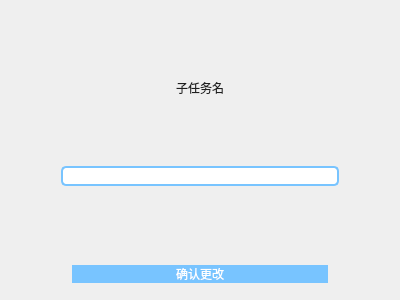
<?xml version="1.0" encoding="UTF-8"?>
<ui version="4.0">
 <class>edit_subtask</class>
 <widget class="QDialog" name="edit_subtask">
  <property name="geometry">
   <rect>
    <x>0</x>
    <y>0</y>
    <width>400</width>
    <height>300</height>
   </rect>
  </property>
  <property name="windowTitle">
   <string>Dialog</string>
  </property>
  <layout class="QGridLayout" name="gridLayout">
   <item row="0" column="0">
    <layout class="QVBoxLayout" name="verticalLayout" stretch="2,2,1,2">
     <property name="sizeConstraint">
      <enum>QLayout::SetNoConstraint</enum>
     </property>
     <property name="leftMargin">
      <number>10</number>
     </property>
     <property name="topMargin">
      <number>5</number>
     </property>
     <property name="rightMargin">
      <number>10</number>
     </property>
     <property name="bottomMargin">
      <number>5</number>
     </property>
     <item>
      <widget class="QLabel" name="label">
       <property name="styleSheet">
        <string notr="true">font: 20 14pt '微软雅黑 Light';
color: rgb(31,31,31);</string>
       </property>
       <property name="text">
        <string>子任务名</string>
       </property>
       <property name="alignment">
        <set>Qt::AlignCenter</set>
       </property>
      </widget>
     </item>
     <item>
      <layout class="QHBoxLayout" name="horizontalLayout" stretch="0,3,0">
       <property name="sizeConstraint">
        <enum>QLayout::SetNoConstraint</enum>
       </property>
       <item>
        <spacer name="horizontalSpacer">
         <property name="orientation">
          <enum>Qt::Horizontal</enum>
         </property>
         <property name="sizeHint" stdset="0">
          <size>
           <width>40</width>
           <height>20</height>
          </size>
         </property>
        </spacer>
       </item>
       <item>
        <widget class="QLineEdit" name="input_subtask_name">
         <property name="styleSheet">
          <string notr="true">font: 25 13pt '微软雅黑 Light';
color: rgb(31,31,31);
padding-left:20px;
border:2px solid rgb(120,196,255);
border-radius:5px;</string>
         </property>
        </widget>
       </item>
       <item>
        <spacer name="horizontalSpacer_5">
         <property name="orientation">
          <enum>Qt::Horizontal</enum>
         </property>
         <property name="sizeHint" stdset="0">
          <size>
           <width>40</width>
           <height>20</height>
          </size>
         </property>
        </spacer>
       </item>
      </layout>
     </item>
     <item>
      <spacer name="verticalSpacer">
       <property name="orientation">
        <enum>Qt::Vertical</enum>
       </property>
       <property name="sizeHint" stdset="0">
        <size>
         <width>20</width>
         <height>35</height>
        </size>
       </property>
      </spacer>
     </item>
     <item>
      <layout class="QHBoxLayout" name="horizontalLayout_2" stretch="1,5,1">
       <property name="sizeConstraint">
        <enum>QLayout::SetNoConstraint</enum>
       </property>
       <item>
        <spacer name="horizontalSpacer_3">
         <property name="orientation">
          <enum>Qt::Horizontal</enum>
         </property>
         <property name="sizeHint" stdset="0">
          <size>
           <width>40</width>
           <height>20</height>
          </size>
         </property>
        </spacer>
       </item>
       <item>
        <widget class="QPushButton" name="btn_confirm">
         <property name="styleSheet">
          <string notr="true">QPushButton{
font: 25 14pt '微软雅黑 Light';
color: rgb(255,255,255);
background-color: rgb(120,196,255);
border: none;border-radius:15px;
}QPushButton:hover{
background-color: rgb(22,218,208);
}
QPushButton:pressed{
background-color: rgb(17,171,164);
}</string>
         </property>
         <property name="text">
          <string>确认更改</string>
         </property>
        </widget>
       </item>
       <item>
        <spacer name="horizontalSpacer_4">
         <property name="orientation">
          <enum>Qt::Horizontal</enum>
         </property>
         <property name="sizeHint" stdset="0">
          <size>
           <width>40</width>
           <height>20</height>
          </size>
         </property>
        </spacer>
       </item>
      </layout>
     </item>
    </layout>
   </item>
  </layout>
 </widget>
 <resources/>
 <connections/>
</ui>
